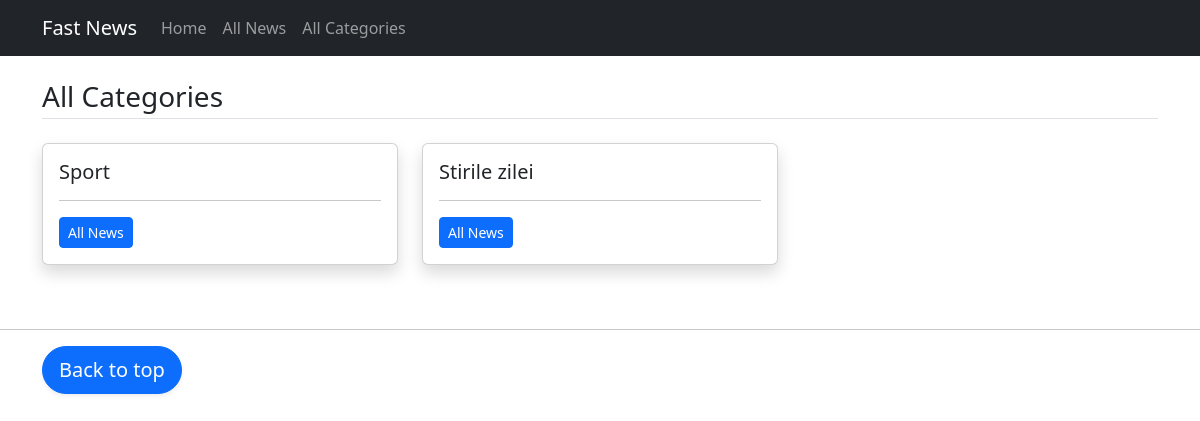
/all-category, run on an earlier commit of the app's database.
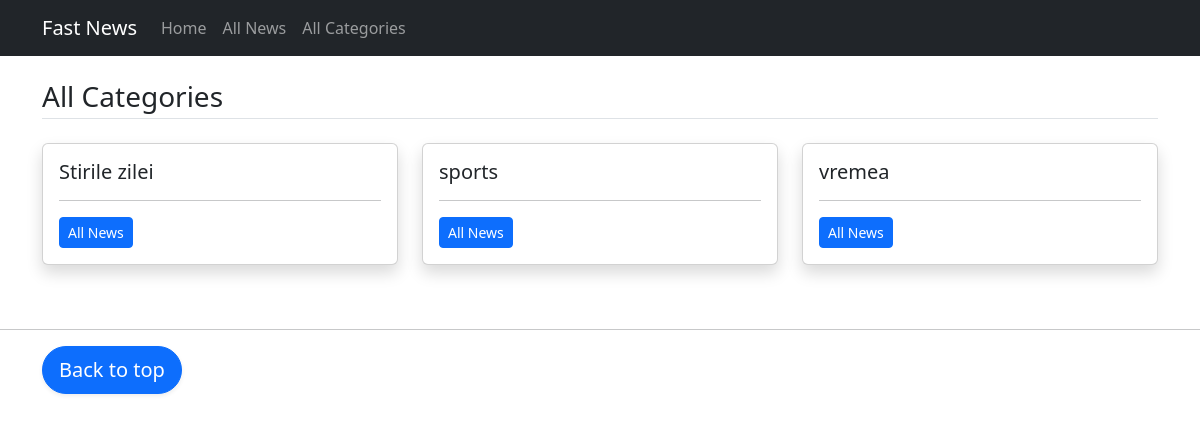
And on a later commit of the database.
### main/models.py (models this page shows, shortened)
class Category(models.Model):
    name = models.CharField(max_length=200)
    image = models.ImageField(upload_to='media/imgs/')
    class Meta:
        verbose_name_plural = 'Categories'

### main/views.py (the view)
# urls.py: path('all-category',views.all_category,name='all-category'),
def all_category(request):
    cats=Category.objects.all()
    return render(request,'category.html',{
        'cats':cats
    })

### main/templates/category.html (shortened to what this page needs)
{% extends 'base.html' %}
{% block content %}
<main class="container mt-3 mb-5">
	<h3 class="border-bottom pb-1 my-4">All Categories</h3>
	<div class="row">
		{% for cat in cats %}
		<div class="col-md-4">
			<div class="card mb-3 shadow">
			  <div class="card-body">
			    <h5 class="card-title">{{cat.name}}</h5>
			    <hr/>
			    <p class="card-text"><a href="category/{{cat.id}}" class="btn btn-sm btn-primary">All News</a></p>
			  </div>
			</div>
		</div>
		{% endfor %}
	</div>
</main>
{% endblock %}

### main/templates/base.html (shortened to what this page needs)
{% load static %}
<!DOCTYPE html>
<html>
<head>
	<link href="https://cdn.jsdelivr.net/npm/bootstrap@5.3.3/dist/css/bootstrap.min.css" rel="stylesheet">
</head>
<body>
	<nav class="navbar navbar-expand-lg navbar-dark bg-dark ">
		<div class="container">
		  <a class="navbar-brand" href="/">Fast News</a>
		  <div class="collapse navbar-collapse" id="navbarNav">
		    <ul class="navbar-nav ml-auto">
		      <li class="nav-item active">
		        <a class="nav-link" href="/">Home</a>
		      </li>
		      <li class="nav-item">
		        <a class="nav-link" href="{% url 'all-news' %}">All News</a>
		      </li>
		      <li class="nav-item">
		        <a class="nav-link" href="{% url 'all-category' %}">All Categories</a>
		      </li>
		    </ul>
		  </div>
	  	</div>
    </nav>
    {% block content %}
    {% endblock %}
<hr/>
<footer class="text-muted">
  <div class="container">
    <p class="float-right" >
      <a href="#"  class="btn btn-primary btn-lg btn-block shadow-sm rounded-pill">Back to top</a>
    </p>
  </div>
</footer>
</body>
</html>

What changed in the data, as far as the page shows it:
removed Category: name "Sport"
added Category: name "sports"
added Category: name "vremea"
